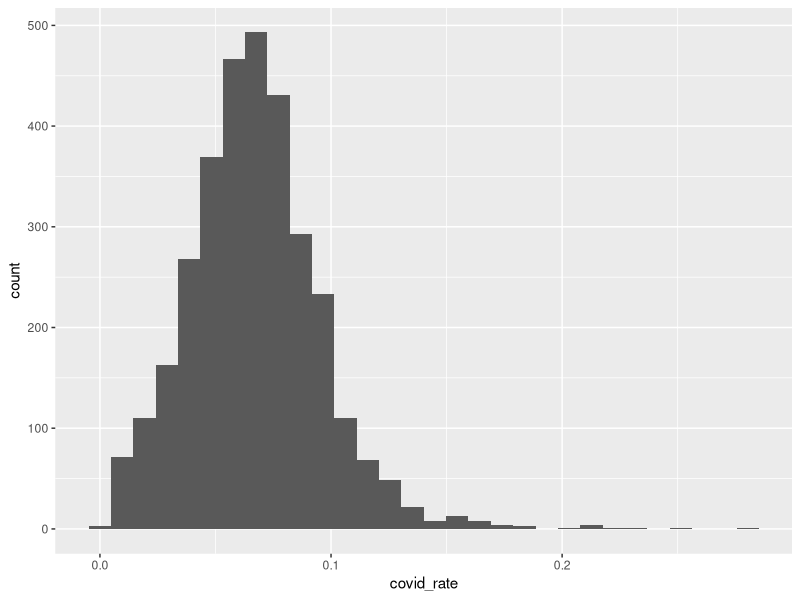
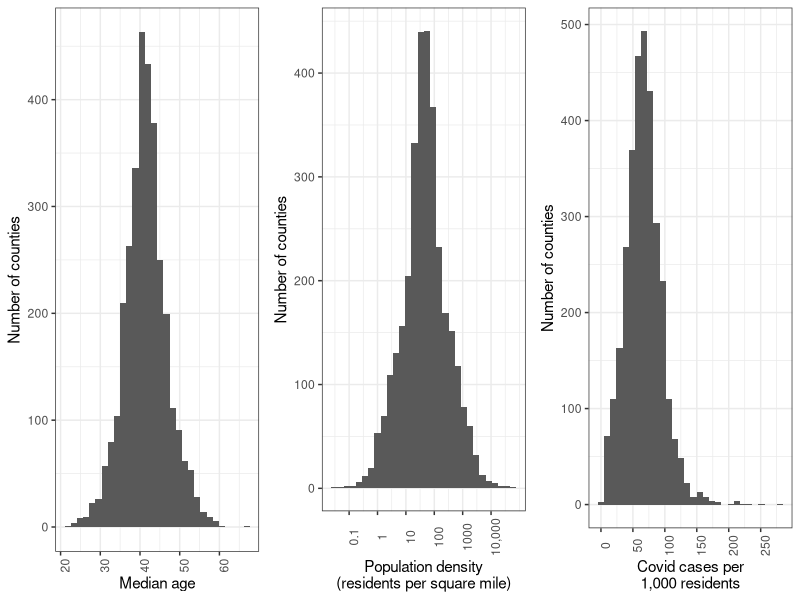
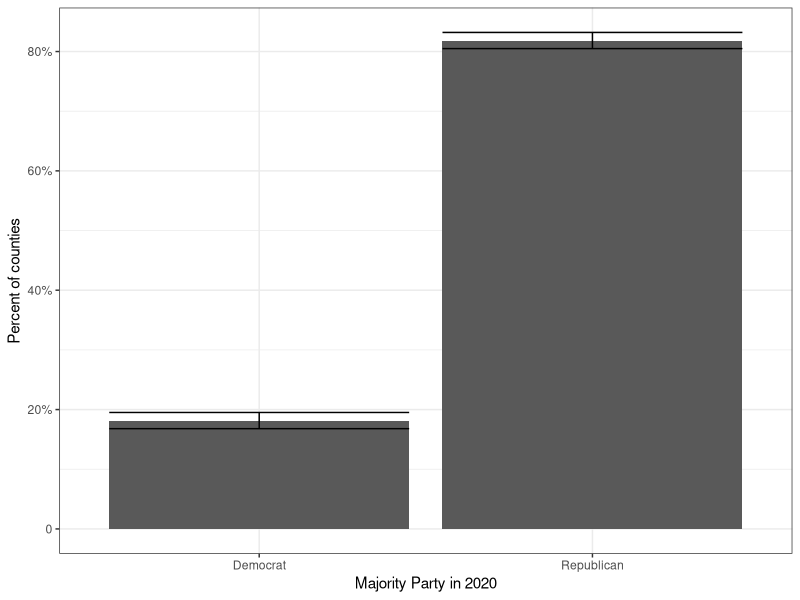
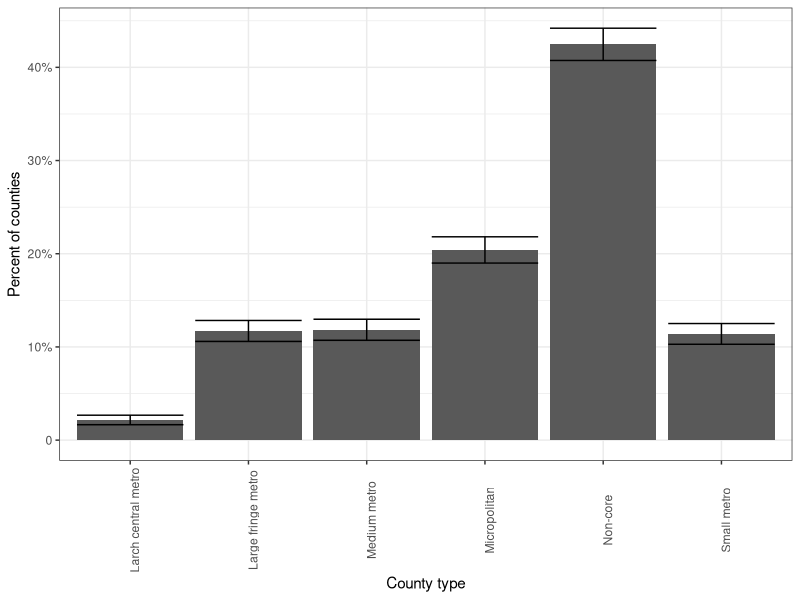

These figures' R source, in order:
## ---- chunk 1
knitr::opts_chunk$set(echo = TRUE)
## ---- chunk 2
library(tidyverse)
library(knitr)
library(gridExtra)
## ---- chunk 3
data <- read_csv("covid_example.csv")
## ---- chunk 4
age_t_test <- t.test(data$med_age_E)
dens_t_test <- t.test(data$pop_dens)
covid_t_test <- t.test(data$covid_rate)
## ---- chunk 5
age_quartiles <- quantile(data$med_age_E, na.rm = TRUE)
dens_quartiles <- quantile(data$pop_dens, na.rm = TRUE)
covid_quartiles <- quantile(data$covid_rate, na.rm = TRUE)
## ---- chunk 6
age_st_dev <- sd(data$med_age_E, na.rm = TRUE)
dens_st_dev <- sd(data$pop_dens, na.rm = TRUE)
covid_st_dev <- sd(data$covid_rate, na.rm = TRUE)

## ---- chunk 7
age_hist <- ggplot(data) +
  geom_histogram(aes(x = med_age_E),
                 bins = 30)

dens_hist <- ggplot(data) +
  geom_histogram(aes(x = pop_dens),
                 bins = 30) +
  scale_x_continuous(trans = "log")

covid_hist <- ggplot(data) +
  geom_histogram(aes(x = covid_rate),
                 bins = 30)
## ---- chunk 8
covid_t_test
covid_quartiles
covid_st_dev
covid_hist
## ---- chunk 9
cont_summary <- tibble(
  Variable = c("Median age", 
               "Population density (people per square mile)", 
               "COVID rate (Total confirmed cases per 1,000 residents)"),
  `Sample mean` = c(age_t_test$estimate,
                    dens_t_test$estimate,
                    covid_t_test$estimate * 1000),
  `Population mean (95% confidence) - low` = 
    c(age_t_test$conf.int[1],
      dens_t_test$conf.int[1],
      covid_t_test$conf.int[1] * 1000),
  `Population mean (95% confidence) - high` =
    c(age_t_test$conf.int[2],
      dens_t_test$conf.int[2],
      covid_t_test$conf.int[2] * 1000),
  Median = c(age_quartiles[3],
             dens_quartiles[3],
             covid_quartiles[3] * 1000),
  `Interquartile range` = c(age_quartiles[4] - age_quartiles[2],
                            dens_quartiles[4] - dens_quartiles[2],
                            (covid_quartiles[4] - covid_quartiles[2]) * 1000),
  `Standard deviation` = c(age_st_dev,
                          dens_st_dev,
                          covid_st_dev * 1000))

kable(cont_summary, digits = 0)
## ---- chunk 10
pretty_age_hist <- age_hist +
  theme_bw() +
  scale_x_continuous(name = "Median age") +
  scale_y_continuous(name = "Number of counties") +
  theme(axis.text.x = element_text(angle = 90))

pretty_dens_hist <- dens_hist +
  theme_bw() + 
  scale_x_continuous(name = "Population density\n(residents per square mile)",
                     trans = "log",
                     breaks = c(0.1, 1, 10, 100, 1000, 10000),
                     labels = c("0.1", "1", "10", "100", "1000", "10,000")) +
  scale_y_continuous(name = "Number of counties") +
  theme(axis.text.x = element_text(angle = 90))

pretty_covid_hist = covid_hist +
  theme_bw() +
  scale_x_continuous(name = "Covid cases per\n1,000 residents",
                     breaks = seq(0, 0.3, by=.05),
                     labels = seq(0, 300, by = 50)) +
  scale_y_continuous(name = "Number of counties") +
  theme(axis.text.x = element_text(angle = 90)) 

grid.arrange(pretty_age_hist, pretty_dens_hist, pretty_covid_hist,
             ncol = 3)
## ---- chunk 11
pct_repub <- t.test(data$majority_vote == "Republican")
pct_dem <-  t.test(data$majority_vote == "Democrat")

pct_large_metro <- t.test(data$type == "Large central metro")
pct_fringe_metro <- t.test(data$type == "Large fringe metro")
pct_med_metro <- t.test(data$type == "Medium metro")
pct_small_metro <- t.test(data$type == "Small metro")
pct_micro <- t.test(data$type == "Micropolitan")
pct_rural <- t.test(data$type == "Non-core")
## ---- chunk 12
cat_summary_party <- tibble(`Majority Party in 2020` = 
                              c("Republican",
                                "Democrat"),
                            `Sample proportion` = 
                              c(pct_repub$estimate * 100,
                                pct_dem$estimate *100),
                            `95-percent confidence - low` = 
                              c(pct_repub$conf.int[1] * 100,
                                pct_dem$conf.int[1] * 100),
                            `95-percent confidence - high` = 
                              c(pct_repub$conf.int[2] * 100,
                                pct_dem$conf.int[2] * 100))

kable(cat_summary_party, digits = 0)
## ---- chunk 13
cat_summary_type <- tibble(`County type` = 
                              c("Larch central metro",
                                "Large fringe metro",
                                "Medium metro",
                                "Small metro",
                                "Micropolitan",
                                "Non-core"),
                            `Sample proportion` = 
                              c(pct_large_metro$estimate * 100,
                                pct_fringe_metro$estimate * 100,
                                pct_med_metro$estimate * 100,
                                pct_small_metro$estimate * 100,
                                pct_micro$estimate * 100,
                                pct_rural$estimate * 100),
                            `95-percent confidence - low` = 
                              c(pct_large_metro$conf.int[1] * 100,
                                pct_fringe_metro$conf.int[1] * 100,
                                pct_med_metro$conf.int[1] * 100,
                                pct_small_metro$conf.int[1] * 100,
                                pct_micro$conf.int[1] * 100,
                                pct_rural$conf.int[1] * 100),
                            `95-percent confidence - high` = 
                              c(pct_large_metro$conf.int[2] * 100,
                                pct_fringe_metro$conf.int[2] * 100,
                                pct_med_metro$conf.int[2] * 100,
                                pct_small_metro$conf.int[2] * 100,
                                pct_micro$conf.int[2] * 100,
                                pct_rural$conf.int[2] * 100))

kable(cat_summary_type, digits = 0)
## ---- chunk 14
ggplot(cat_summary_party) +
  geom_bar(aes(x = `Majority Party in 2020`, 
               y = `Sample proportion`),
           stat = "identity") +
  geom_errorbar(aes(x = `Majority Party in 2020`, 
               y = `Sample proportion`,
               ymin = `95-percent confidence - low`,
               ymax = `95-percent confidence - high`),
           stat = "identity") +
  scale_y_continuous(name = "Percent of counties",
                     breaks = c(0, 20, 40, 60, 80),
                     labels = c("0", "20%", "40%", "60%", "80%")) +
  theme_bw()
## ---- chunk 15
ggplot(cat_summary_type) +
  geom_bar(aes(x = `County type`, 
               y = `Sample proportion`),
           stat = "identity") +
  geom_errorbar(aes(x = `County type`, 
               y = `Sample proportion`,
               ymin = `95-percent confidence - low`,
               ymax = `95-percent confidence - high`),
           stat = "identity") +
  scale_y_continuous(name = "Percent of counties",
                     breaks = c(0, 10, 20, 30, 40),
                     labels = c("0", "10%", "20%", "30%", "40%")) +
  theme_bw() +
  theme(axis.text.x = element_text(angle = 90)) 
